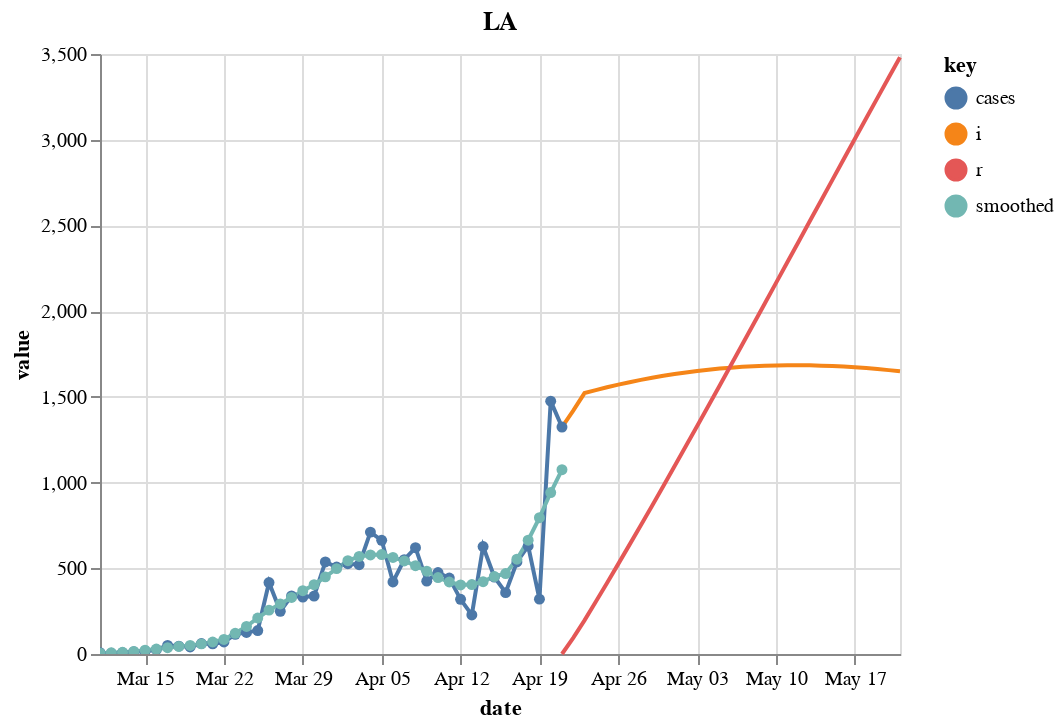

Notebook source saved alongside this figure:
### Code cell
def plot_actuals_sir(sir_df, county):
    DATE_FORMAT = "%b %d"
    y_scale = alt.Scale(
        domain = (0, 40),
        clamp = True,
    )
    x = dict(shorthand="date:T", title="Date", axis=alt.Axis(format=(DATE_FORMAT)))
    y = dict(shorthand="value:Q", title="People", scale=y_scale)

    p1 = (
        alt.Chart(data=sir_df, title=county)
       .transform_fold(['i', 'r'])
       .encode(x='date:T', y="value:Q", color='key:N')
       .mark_line()
    )

    y = alt.Y("value:Q", scale = alt.Scale(domain=(0, 1000)), color='key:N')

    p2 = (
        alt.Chart(data=sir_df, title=county)
        .transform_fold(['cases', "smoothed"])
        .encode(x='date:T', y="value:Q", color='key:N')
        .mark_line(point = True, clip=True)
    )

    charts = [p1, p2]
    return(alt.layer(*charts, data=sir_df))

plot_actuals_sir(sir_df, "LA")

### Figure 1 — Vega-Lite specification as saved in the notebook (floating-point values rounded to 4 significant figures)
{"config": {"view": {"continuousWidth": 400, "continuousHeight": 300}}, "layer": [{"mark": "line", "encoding": {"color": {"type": "nominal", "field": "key"}, "x": {"type": "temporal", "field": "date"}, "y": {"type": "quantitative", "field": "value"}}, "title": "LA", "transform": [{"fold": ["i", "r"]}]}, {"mark": {"type": "line", "clip": true, "point": true}, "encoding": {"color": {"type": "nominal", "field": "key"}, "x": {"type": "temporal", "field": "date"}, "y": {"type": "quantitative", "field": "value"}}, "title": "LA", "transform": [{"fold": ["cases", "smoothed"]}]}], "data": {"name": "data-eb73aa79d1340e79f53b152423241167"}, "$schema": "https://vega.github.io/schema/vega-lite/v4.8.1.json", "datasets": {"data-eb73aa79d1340e79f53b152423241167": [{"date_str": "2020-03-11", "ML": 3.0, "Low_75": 1.3, "High_75": 5.44, "cases": 8.0, "smoothed": 5.0, "date": "2020-03-11T00:00:00", "fcst": 0.0, "prd_lin": 3.014, "prd_spln": 11.01, "prd_ets": null, "prd_loess": 4.35, "s": null, "i": null, "r": null, "b": null}, {"date_str": "2020-03-12", "ML": 3.12, "Low_75": 1.6, "High_75": 4.87, "cases": 4.0, "smoothed": 7.0, "date": "2020-03-12T00:00:00", "fcst": 0.0, "prd_lin": 2.962, "prd_spln": 7.294, "prd_ets": null, "prd_loess": 4.154, "s": null, "i": null, "r": null, "b": null}, {"date_str": "2020-03-13", "ML": 3.25, "Low_75": 1.83, "High_75": 4.63, "cases": 8.0, "smoothed": 10.0, "date": "2020-03-13T00:00:00", "fcst": 0.0, "prd_lin": 2.911, "prd_spln": 5.681, "prd_ets": null, "prd_loess": 3.963, "s": null, "i": null, "r": null, "b": null}, {"date_str": "2020-03-14", "ML": 3.45, "Low_75": 2.19, "High_75": 4.6, "cases": 13.0, "smoothed": 15.0, "date": "2020-03-14T00:00:00", "fcst": 0.0, "prd_lin": 2.859, "prd_spln": 4.73, "prd_ets": null, "prd_loess": 3.779, "s": null, "i": null, "r": null, "b": null}, {"date_str": "2020-03-15", "ML": 3.53, "Low_75": 2.44, "High_75": 4.47, "cases": 16.0, "smoothed": 22.0, "date": "2020-03-15T00:00:00", "fcst": 0.0, "prd_lin": 2.807, "prd_spln": 4.087, "prd_ets": 3.511, "prd_loess": 3.601, "s": null, "i": null, "r": null, "b": null}, {"date_str": "2020-03-16", "ML": 3.33, "Low_75": 2.43, "High_75": 4.14, "cases": 25.0, "smoothed": 29.0, "date": "2020-03-16T00:00:00", "fcst": 0.0, "prd_lin": 2.755, "prd_spln": 3.616, "prd_ets": 3.438, "prd_loess": 3.429, "s": null, "i": null, "r": null, "b": null}, {"date_str": "2020-03-17", "ML": 3.12, "Low_75": 2.37, "High_75": 3.85, "cases": 50.0, "smoothed": 37.0, "date": "2020-03-17T00:00:00", "fcst": 0.0, "prd_lin": 2.703, "prd_spln": 3.256, "prd_ets": 3.228, "prd_loess": 3.264, "s": null, "i": null, "r": null, "b": null}, {"date_str": "2020-03-18", "ML": 2.84, "Low_75": 2.13, "High_75": 3.45, "cases": 46.0, "smoothed": 44.0, "date": "2020-03-18T00:00:00", "fcst": 0.0, "prd_lin": 2.652, "prd_spln": 2.971, "prd_ets": 3.011, "prd_loess": 3.104, "s": null, "i": null, "r": null, "b": null}, {"date_str": "2020-03-19", "ML": 2.56, "Low_75": 1.9, "High_75": 3.11, "cases": 41.0, "smoothed": 50.0, "date": "2020-03-19T00:00:00", "fcst": 0.0, "prd_lin": 2.6, "prd_spln": 2.741, "prd_ets": 2.708, "prd_loess": 2.95, "s": null, "i": null, "r": null, "b": null}, {"date_str": "2020-03-20", "ML": 2.44, "Low_75": 1.81, "High_75": 2.94, "cases": 61.0, "smoothed": 59.0, "date": "2020-03-20T00:00:00", "fcst": 0.0, "prd_lin": 2.548, "prd_spln": 2.551, "prd_ets": 2.416, "prd_loess": 2.802, "s": null, "i": null, "r": null, "b": null}, {"date_str": "2020-03-21", "ML": 2.36, "Low_75": 1.78, "High_75": 2.84, "cases": 59.0, "smoothed": 70.0, "date": "2020-03-21T00:00:00", "fcst": 0.0, "prd_lin": 2.496, "prd_spln": 2.392, "prd_ets": 2.331, "prd_loess": 2.66, "s": null, "i": null, "r": null, "b": null}, {"date_str": "2020-03-22", "ML": 2.36, "Low_75": 1.84, "High_75": 2.83, "cases": 70.0, "smoothed": 85.0, "date": "2020-03-22T00:00:00", "fcst": 0.0, "prd_lin": 2.444, "prd_spln": 2.257, "prd_ets": 2.28, "prd_loess": 2.524, "s": null, "i": null, "r": null, "b": null}, {"date_str": "2020-03-23", "ML": 2.77, "Low_75": 2.25, "High_75": 3.17, "cases": 115.0, "smoothed": 121.0, "date": "2020-03-23T00:00:00", "fcst": 0.0, "prd_lin": 2.393, "prd_spln": 2.141, "prd_ets": 2.317, "prd_loess": 2.394, "s": null, "i": null, "r": null, "b": null}, {"date_str": "2020-03-24", "ML": 2.86, "Low_75": 2.4, "High_75": 3.23, "cases": 126.0, "smoothed": 161.0, "date": "2020-03-24T00:00:00", "fcst": 0.0, "prd_lin": 2.341, "prd_spln": 2.04, "prd_ets": 2.852, "prd_loess": 2.27, "s": null, "i": null, "r": null, "b": null}, {"date_str": "2020-03-25", "ML": 2.86, "Low_75": 2.45, "High_75": 3.2, "cases": 137.0, "smoothed": 210.0, "date": "2020-03-25T00:00:00", "fcst": 0.0, "prd_lin": 2.289, "prd_spln": 1.952, "prd_ets": 2.928, "prd_loess": 2.152, "s": null, "i": null, "r": null, "b": null}, {"date_str": "2020-03-26", "ML": 2.64, "Low_75": 2.25, "High_75": 2.94, "cases": 417.0, "smoothed": 256.0, "date": "2020-03-26T00:00:00", "fcst": 0.0, "prd_lin": 2.237, "prd_spln": 1.875, "prd_ets": 2.897, "prd_loess": 2.04, "s": null, "i": null, "r": null, "b": null}, {"date_str": "2020-03-27", "ML": 2.29, "Low_75": 1.92, "High_75": 2.57, "cases": 249.0, "smoothed": 292.0, "date": "2020-03-27T00:00:00", "fcst": 0.0, "prd_lin": 2.185, "prd_spln": 1.807, "prd_ets": 2.603, "prd_loess": 1.933, "s": null, "i": null, "r": null, "b": null}, {"date_str": "2020-03-28", "ML": 2.08, "Low_75": 1.73, "High_75": 2.35, "cases": 339.0, "smoothed": 330.0, "date": "2020-03-28T00:00:00", "fcst": 0.0, "prd_lin": 2.134, "prd_spln": 1.746, "prd_ets": 2.18, "prd_loess": 1.833, "s": null, "i": null, "r": null, "b": null}, {"date_str": "2020-03-29", "ML": 1.93, "Low_75": 1.58, "High_75": 2.18, "cases": 332.0, "smoothed": 369.0, "date": "2020-03-29T00:00:00", "fcst": 0.0, "prd_lin": 2.082, "prd_spln": 1.691, "prd_ets": 1.966, "prd_loess": 1.738, "s": null, "i": null, "r": null, "b": null}, {"date_str": "2020-03-30", "ML": 1.78, "Low_75": 1.44, "High_75": 2.02, "cases": 338.0, "smoothed": 404.0, "date": "2020-03-30T00:00:00", "fcst": 0.0, "prd_lin": 2.03, "prd_spln": 1.642, "prd_ets": 1.829, "prd_loess": 1.649, "s": null, "i": null, "r": null, "b": null}, {"date_str": "2020-03-31", "ML": 1.76, "Low_75": 1.45, "High_75": 2.01, "cases": 537.0, "smoothed": 450.0, "date": "2020-03-31T00:00:00", "fcst": 0.0, "prd_lin": 1.978, "prd_spln": 1.599, "prd_ets": 1.687, "prd_loess": 1.564, "s": null, "i": null, "r": null, "b": null}, {"date_str": "2020-04-01", "ML": 1.73, "Low_75": 1.43, "High_75": 1.97, "cases": 507.0, "smoothed": 498.0, "date": "2020-04-01T00:00:00", "fcst": 0.0, "prd_lin": 1.926, "prd_spln": 1.559, "prd_ets": 1.704, "prd_loess": 1.483, "s": null, "i": null, "r": null, "b": null}, {"date_str": "2020-04-02", "ML": 1.67, "Low_75": 1.39, "High_75": 1.91, "cases": 527.0, "smoothed": 544.0, "date": "2020-04-02T00:00:00", "fcst": 0.0, "prd_lin": 1.875, "prd_spln": 1.523, "prd_ets": 1.692, "prd_loess": 1.405, "s": null, "i": null, "r": null, "b": null}, {"date_str": "2020-04-03", "ML": 1.47, "Low_75": 1.18, "High_75": 1.69, "cases": 521.0, "smoothed": 569.0, "date": "2020-04-03T00:00:00", "fcst": 0.0, "prd_lin": 1.823, "prd_spln": 1.491, "prd_ets": 1.634, "prd_loess": 1.325, "s": null, "i": null, "r": null, "b": null}, {"date_str": "2020-04-04", "ML": 1.26, "Low_75": 0.97, "High_75": 1.48, "cases": 711.0, "smoothed": 578.0, "date": "2020-04-04T00:00:00", "fcst": 0.0, "prd_lin": 1.771, "prd_spln": 1.461, "prd_ets": 1.399, "prd_loess": 1.258, "s": null, "i": null, "r": null, "b": null}, {"date_str": "2020-04-05", "ML": 1.13, "Low_75": 0.83, "High_75": 1.34, "cases": 663.0, "smoothed": 580.0, "date": "2020-04-05T00:00:00", "fcst": 0.0, "prd_lin": 1.719, "prd_spln": 1.434, "prd_ets": 1.167, "prd_loess": 1.207, "s": null, "i": null, "r": null, "b": null}, {"date_str": "2020-04-06", "ML": 0.94, "Low_75": 0.65, "High_75": 1.16, "cases": 420.0, "smoothed": 563.0, "date": "2020-04-06T00:00:00", "fcst": 0.0, "prd_lin": 1.667, "prd_spln": 1.409, "prd_ets": 1.046, "prd_loess": 1.17, "s": null, "i": null, "r": null, "b": null}, {"date_str": "2020-04-07", "ML": 0.83, "Low_75": 0.53, "High_75": 1.05, "cases": 550.0, "smoothed": 543.0, "date": "2020-04-07T00:00:00", "fcst": 0.0, "prd_lin": 1.616, "prd_spln": 1.386, "prd_ets": 0.8455, "prd_loess": 1.145, "s": null, "i": null, "r": null, "b": null}, {"date_str": "2020-04-08", "ML": 0.72, "Low_75": 0.41, "High_75": 0.94, "cases": 620.0, "smoothed": 515.0, "date": "2020-04-08T00:00:00", "fcst": 0.0, "prd_lin": 1.564, "prd_spln": 1.364, "prd_ets": 0.7504, "prd_loess": 1.131, "s": null, "i": null, "r": null, "b": null}, {"date_str": "2020-04-09", "ML": 0.63, "Low_75": 0.31, "High_75": 0.85, "cases": 425.0, "smoothed": 483.0, "date": "2020-04-09T00:00:00", "fcst": 0.0, "prd_lin": 1.512, "prd_spln": 1.344, "prd_ets": 0.6485, "prd_loess": 1.129, "s": null, "i": null, "r": null, "b": null}, {"date_str": "2020-04-10", "ML": 0.52, "Low_75": 0.23, "High_75": 0.77, "cases": 475.0, "smoothed": 446.0, "date": "2020-04-10T00:00:00", "fcst": 0.0, "prd_lin": 1.46, "prd_spln": 1.326, "prd_ets": 0.568, "prd_loess": 1.137, "s": null, "i": null, "r": null, "b": null}, {"date_str": "2020-04-11", "ML": 0.54, "Low_75": 0.22, "High_75": 0.78, "cases": 443.0, "smoothed": 420.0, "date": "2020-04-11T00:00:00", "fcst": 0.0, "prd_lin": 1.408, "prd_spln": 1.308, "prd_ets": 0.458, "prd_loess": 1.156, "s": null, "i": null, "r": null, "b": null}, {"date_str": "2020-04-12", "ML": 0.62, "Low_75": 0.32, "High_75": 0.89, "cases": 319.0, "smoothed": 403.0, "date": "2020-04-12T00:00:00", "fcst": 0.0, "prd_lin": 1.357, "prd_spln": 1.291, "prd_ets": 0.5116, "prd_loess": 1.186, "s": null, "i": null, "r": null, "b": null}, {"date_str": "2020-04-13", "ML": 0.83, "Low_75": 0.51, "High_75": 1.09, "cases": 228.0, "smoothed": 405.0, "date": "2020-04-13T00:00:00", "fcst": 0.0, "prd_lin": 1.305, "prd_spln": 1.276, "prd_ets": 0.6253, "prd_loess": 1.226, "s": null, "i": null, "r": null, "b": null}, {"date_str": "2020-04-14", "ML": 1.06, "Low_75": 0.77, "High_75": 1.34, "cases": 627.0, "smoothed": 422.0, "date": "2020-04-14T00:00:00", "fcst": 0.0, "prd_lin": 1.253, "prd_spln": 1.261, "prd_ets": 0.8871, "prd_loess": 1.276, "s": null, "i": null, "r": null, "b": null}, {"date_str": "2020-04-15", "ML": 1.28, "Low_75": 0.97, "High_75": 1.53, "cases": 449.0, "smoothed": 452.0, "date": "2020-04-15T00:00:00", "fcst": 0.0, "prd_lin": 1.201, "prd_spln": 1.246, "prd_ets": 1.15, "prd_loess": 1.337, "s": null, "i": null, "r": null, "b": null}, {"date_str": "2020-04-16", "ML": 1.27, "Low_75": 0.96, "High_75": 1.51, "cases": 358.0, "smoothed": 469.0, "date": "2020-04-16T00:00:00", "fcst": 0.0, "prd_lin": 1.149, "prd_spln": 1.232, "prd_ets": 1.386, "prd_loess": 1.409, "s": null, "i": null, "r": null, "b": null}, {"date_str": "2020-04-17", "ML": 1.77, "Low_75": 1.47, "High_75": 2.0, "cases": 537.0, "smoothed": 553.0, "date": "2020-04-17T00:00:00", "fcst": 0.0, "prd_lin": 1.098, "prd_spln": 1.219, "prd_ets": 1.325, "prd_loess": 1.492, "s": null, "i": null, "r": null, "b": null}, {"date_str": "2020-04-18", "ML": 2.08, "Low_75": 1.79, "High_75": 2.29, "cases": 630.0, "smoothed": 664.0, "date": "2020-04-18T00:00:00", "fcst": 0.0, "prd_lin": 1.046, "prd_spln": 1.207, "prd_ets": 1.929, "prd_loess": 1.585, "s": null, "i": null, "r": null, "b": null}, {"date_str": "2020-04-19", "ML": 2.19, "Low_75": 1.94, "High_75": 2.4, "cases": 320.0, "smoothed": 795.0, "date": "2020-04-19T00:00:00", "fcst": 0.0, "prd_lin": 0.994, "prd_spln": 1.194, "prd_ets": 2.246, "prd_loess": 1.688, "s": null, "i": null, "r": null, "b": null}, {"date_str": "2020-04-20", "ML": 2.19, "Low_75": 1.95, "High_75": 2.38, "cases": 1475.0, "smoothed": 942.0, "date": "2020-04-20T00:00:00", "fcst": 0.0, "prd_lin": 0.9422, "prd_spln": 1.183, "prd_ets": 2.308, "prd_loess": 1.803, "s": null, "i": null, "r": null, "b": null}, {"date_str": "2020-04-21", "ML": 2.01, "Low_75": 1.77, "High_75": 2.18, "cases": 1324.0, "smoothed": 1075.0, "date": "2020-04-21T00:00:00", "fcst": 0.0, "prd_lin": 0.9045, "prd_spln": 1.171, "prd_ets": 2.254, "prd_loess": 1.928, "s": 13000000.0, "i": 1324.0, "r": 0.0, "b": 1.105e-08}, {"date_str": "2020-04-22", "ML": null, "Low_75": null, "High_75": null, "cases": null, "smoothed": null, "date": "2020-04-22T00:00:00", "fcst": 1.0, "prd_lin": 0.8477, "prd_spln": 1.16, "prd_ets": 1.998, "prd_loess": 2.064, "s": 13000000.0, "i": 1420.0, "r": 94.57, "b": 1.105e-08}, {"date_str": "2020-04-23", "ML": null, "Low_75": null, "High_75": null, "cases": null, "smoothed": null, "date": "2020-04-23T00:00:00", "fcst": 1.0, "prd_lin": 0.7911, "prd_spln": 1.149, "prd_ets": 1.989, "prd_loess": 2.211, "s": 13000000.0, "i": 1522.0, "r": 196.0, "b": 6.374e-09}, {"date_str": "2020-04-24", "ML": null, "Low_75": null, "High_75": null, "cases": null, "smoothed": null, "date": "2020-04-24T00:00:00", "fcst": 1.0, "prd_lin": 0.7347, "prd_spln": 1.139, "prd_ets": 1.981, "prd_loess": 2.368, "s": 13000000.0, "i": 1539.0, "r": 304.7, "b": 6.314e-09}, {"date_str": "2020-04-25", "ML": null, "Low_75": null, "High_75": null, "cases": null, "smoothed": null, "date": "2020-04-25T00:00:00", "fcst": 1.0, "prd_lin": 0.6787, "prd_spln": 1.128, "prd_ets": 1.975, "prd_loess": 2.535, "s": 13000000.0, "i": 1556.0, "r": 414.6, "b": 6.257e-09}, {"date_str": "2020-04-26", "ML": null, "Low_75": null, "High_75": null, "cases": null, "smoothed": null, "date": "2020-04-26T00:00:00", "fcst": 1.0, "prd_lin": 0.6233, "prd_spln": 1.118, "prd_ets": 1.971, "prd_loess": 2.713, "s": 13000000.0, "i": 1571.0, "r": 525.7, "b": 6.2e-09}, {"date_str": "2020-04-27", "ML": null, "Low_75": null, "High_75": null, "cases": null, "smoothed": null, "date": "2020-04-27T00:00:00", "fcst": 1.0, "prd_lin": 0.5686, "prd_spln": 1.109, "prd_ets": 1.967, "prd_loess": 2.902, "s": 13000000.0, "i": 1585.0, "r": 638.0, "b": 6.145e-09}, {"date_str": "2020-04-28", "ML": null, "Low_75": null, "High_75": null, "cases": null, "smoothed": null, "date": "2020-04-28T00:00:00", "fcst": 1.0, "prd_lin": 0.5147, "prd_spln": 1.099, "prd_ets": 1.964, "prd_loess": 3.101, "s": 13000000.0, "i": 1599.0, "r": 751.2, "b": 6.092e-09}, {"date_str": "2020-04-29", "ML": null, "Low_75": null, "High_75": null, "cases": null, "smoothed": null, "date": "2020-04-29T00:00:00", "fcst": 1.0, "prd_lin": 0.4618, "prd_spln": 1.09, "prd_ets": 1.961, "prd_loess": 3.31, "s": 13000000.0, "i": 1611.0, "r": 865.4, "b": 6.04e-09}, {"date_str": "2020-04-30", "ML": null, "Low_75": null, "High_75": null, "cases": null, "smoothed": null, "date": "2020-04-30T00:00:00", "fcst": 1.0, "prd_lin": 0.41, "prd_spln": 1.081, "prd_ets": 1.959, "prd_loess": 3.529, "s": 13000000.0, "i": 1623.0, "r": 980.5, "b": 5.989e-09}, {"date_str": "2020-05-01", "ML": null, "Low_75": null, "High_75": null, "cases": null, "smoothed": null, "date": "2020-05-01T00:00:00", "fcst": 1.0, "prd_lin": 0.3594, "prd_spln": 1.072, "prd_ets": 1.958, "prd_loess": 3.759, "s": 13000000.0, "i": 1633.0, "r": 1096.0, "b": 5.939e-09}, {"date_str": "2020-05-02", "ML": null, "Low_75": null, "High_75": null, "cases": null, "smoothed": null, "date": "2020-05-02T00:00:00", "fcst": 1.0, "prd_lin": 0.3103, "prd_spln": 1.063, "prd_ets": 1.956, "prd_loess": 3.999, "s": 13000000.0, "i": 1642.0, "r": 1213.0, "b": 5.891e-09}, {"date_str": "2020-05-03", "ML": null, "Low_75": null, "High_75": null, "cases": null, "smoothed": null, "date": "2020-05-03T00:00:00", "fcst": 1.0, "prd_lin": 0.263, "prd_spln": 1.055, "prd_ets": 1.955, "prd_loess": 4.248, "s": 13000000.0, "i": 1651.0, "r": 1330.0, "b": 5.844e-09}, {"date_str": "2020-05-04", "ML": null, "Low_75": null, "High_75": null, "cases": null, "smoothed": null, "date": "2020-05-04T00:00:00", "fcst": 1.0, "prd_lin": 0.2179, "prd_spln": 1.047, "prd_ets": 1.955, "prd_loess": 4.508, "s": 13000000.0, "i": 1658.0, "r": 1448.0, "b": 5.798e-09}, {"date_str": "2020-05-05", "ML": null, "Low_75": null, "High_75": null, "cases": null, "smoothed": null, "date": "2020-05-05T00:00:00", "fcst": 1.0, "prd_lin": 0.1755, "prd_spln": 1.039, "prd_ets": 1.954, "prd_loess": 4.778, "s": 13000000.0, "i": 1665.0, "r": 1567.0, "b": 5.752e-09}, {"date_str": "2020-05-06", "ML": null, "Low_75": null, "High_75": null, "cases": null, "smoothed": null, "date": "2020-05-06T00:00:00", "fcst": 1.0, "prd_lin": 0.1362, "prd_spln": 1.031, "prd_ets": 1.953, "prd_loess": 5.058, "s": 13000000.0, "i": 1670.0, "r": 1686.0, "b": 5.708e-09}, {"date_str": "2020-05-07", "ML": null, "Low_75": null, "High_75": null, "cases": null, "smoothed": null, "date": "2020-05-07T00:00:00", "fcst": 1.0, "prd_lin": 0.1004, "prd_spln": 1.023, "prd_ets": 1.953, "prd_loess": 5.347, "s": 13000000.0, "i": 1675.0, "r": 1805.0, "b": 5.665e-09}, {"date_str": "2020-05-08", "ML": null, "Low_75": null, "High_75": null, "cases": null, "smoothed": null, "date": "2020-05-08T00:00:00", "fcst": 1.0, "prd_lin": 0.06851, "prd_spln": 1.015, "prd_ets": 1.953, "prd_loess": 5.647, "s": 13000000.0, "i": 1679.0, "r": 1925.0, "b": 5.623e-09}, {"date_str": "2020-05-09", "ML": null, "Low_75": null, "High_75": null, "cases": null, "smoothed": null, "date": "2020-05-09T00:00:00", "fcst": 1.0, "prd_lin": 0.04103, "prd_spln": 1.008, "prd_ets": 1.952, "prd_loess": 5.956, "s": 13000000.0, "i": 1681.0, "r": 2045.0, "b": 5.581e-09}, {"date_str": "2020-05-10", "ML": null, "Low_75": null, "High_75": null, "cases": null, "smoothed": null, "date": "2020-05-10T00:00:00", "fcst": 1.0, "prd_lin": 0.01835, "prd_spln": 1.001, "prd_ets": 1.952, "prd_loess": 6.275, "s": 13000000.0, "i": 1683.0, "r": 2165.0, "b": 5.54e-09}, {"date_str": "2020-05-11", "ML": null, "Low_75": null, "High_75": null, "cases": null, "smoothed": null, "date": "2020-05-11T00:00:00", "fcst": 1.0, "prd_lin": 0.000904, "prd_spln": 0.9937, "prd_ets": 1.952, "prd_loess": 6.603, "s": 13000000.0, "i": 1684.0, "r": 2285.0, "b": 5.501e-09}, {"date_str": "2020-05-12", "ML": null, "Low_75": null, "High_75": null, "cases": null, "smoothed": null, "date": "2020-05-12T00:00:00", "fcst": 1.0, "prd_lin": -0.01106, "prd_spln": 0.9868, "prd_ets": 1.952, "prd_loess": 6.942, "s": 13000000.0, "i": 1684.0, "r": 2405.0, "b": 5.462e-09}, {"date_str": "2020-05-13", "ML": null, "Low_75": null, "High_75": null, "cases": null, "smoothed": null, "date": "2020-05-13T00:00:00", "fcst": 1.0, "prd_lin": -0.01792, "prd_spln": 0.9799, "prd_ets": 1.952, "prd_loess": 7.29, "s": 13000000.0, "i": 1684.0, "r": 2526.0, "b": 5.423e-09}, {"date_str": "2020-05-14", "ML": null, "Low_75": null, "High_75": null, "cases": null, "smoothed": null, "date": "2020-05-14T00:00:00", "fcst": 1.0, "prd_lin": -0.02027, "prd_spln": 0.9732, "prd_ets": 1.952, "prd_loess": 7.647, "s": 13000000.0, "i": 1682.0, "r": 2646.0, "b": 5.386e-09}, {"date_str": "2020-05-15", "ML": null, "Low_75": null, "High_75": null, "cases": null, "smoothed": null, "date": "2020-05-15T00:00:00", "fcst": 1.0, "prd_lin": -0.01866, "prd_spln": 0.9666, "prd_ets": 1.952, "prd_loess": 8.015, "s": 13000000.0, "i": 1680.0, "r": 2766.0, "b": 5.349e-09}, {"date_str": "2020-05-16", "ML": null, "Low_75": null, "High_75": null, "cases": null, "smoothed": null, "date": "2020-05-16T00:00:00", "fcst": 1.0, "prd_lin": -0.01365, "prd_spln": 0.9602, "prd_ets": 1.952, "prd_loess": 8.391, "s": 13000000.0, "i": 1676.0, "r": 2886.0, "b": 5.313e-09}, {"date_str": "2020-05-17", "ML": null, "Low_75": null, "High_75": null, "cases": null, "smoothed": null, "date": "2020-05-17T00:00:00", "fcst": 1.0, "prd_lin": -0.005814, "prd_spln": 0.9538, "prd_ets": 1.951, "prd_loess": 8.777, "s": 13000000.0, "i": 1672.0, "r": 3006.0, "b": 5.278e-09}, {"date_str": "2020-05-18", "ML": null, "Low_75": null, "High_75": null, "cases": null, "smoothed": null, "date": "2020-05-18T00:00:00", "fcst": 1.0, "prd_lin": 0.004284, "prd_spln": 0.9476, "prd_ets": 1.951, "prd_loess": 9.173, "s": 13000000.0, "i": 1668.0, "r": 3125.0, "b": 5.243e-09}, {"date_str": "2020-05-19", "ML": null, "Low_75": null, "High_75": null, "cases": null, "smoothed": null, "date": "2020-05-19T00:00:00", "fcst": 1.0, "prd_lin": 0.01608, "prd_spln": 0.9415, "prd_ets": 1.951, "prd_loess": 9.578, "s": 13000000.0, "i": 1662.0, "r": 3244.0, "b": 5.209e-09}, {"date_str": "2020-05-20", "ML": null, "Low_75": null, "High_75": null, "cases": null, "smoothed": null, "date": "2020-05-20T00:00:00", "fcst": 1.0, "prd_lin": 0.029, "prd_spln": 0.9355, "prd_ets": 1.951, "prd_loess": 9.993, "s": 12990000.0, "i": 1656.0, "r": 3363.0, "b": 5.175e-09}, {"date_str": "2020-05-21", "ML": null, "Low_75": null, "High_75": null, "cases": null, "smoothed": null, "date": "2020-05-21T00:00:00", "fcst": 1.0, "prd_lin": 0.04249, "prd_spln": 0.9296, "prd_ets": 1.951, "prd_loess": 10.42, "s": 12990000.0, "i": 1649.0, "r": 3481.0, "b": 5.142e-09}]}}
